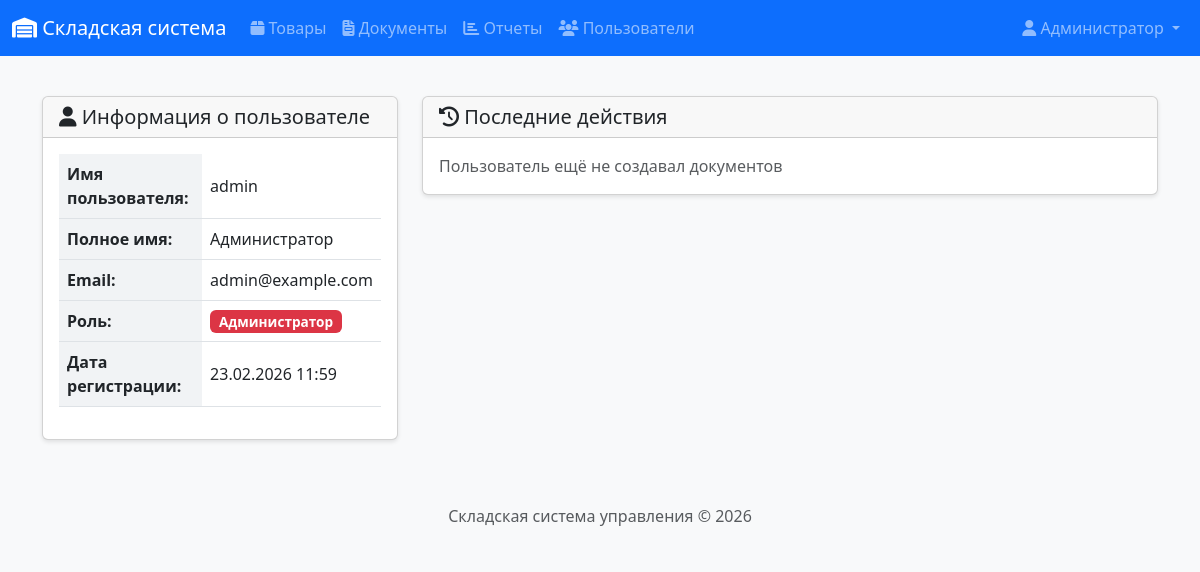
Page /auth/profile (signed in) on the committed database.
### app/models.py (models this page shows, shortened)
class User(UserMixin, db.Model):
    __tablename__ = 'users'
    id = db.Column(db.Integer, primary_key=True)
    username = db.Column(db.String(64), unique=True, nullable=False)
    email = db.Column(db.String(120), unique=True, nullable=False)
    password_hash = db.Column(db.String(256))
    full_name = db.Column(db.String(100))
    role = db.Column(db.String(20), default='manager')  # admin, manager, storekeeper
    created_at = db.Column(db.DateTime, default=datetime.utcnow)
    documents_created = db.relationship('Document', backref='author', lazy='dynamic')
    def is_admin(self):
        return self.role == 'admin'

### app/routes/auth.py (the view)
@bp.route('/profile')
@login_required
def profile():
    return render_template('auth/profile.html', title='Профиль', user=current_user)

### app/__init__.py (called while the page is built)
@login_manager.user_loader
def load_user(user_id):
    from app.models import User
    return User.query.get(int(user_id))

### app/templates/auth/profile.html (shortened to what this page needs)
{% extends "base.html" %}
{% block content %}
<div class="row">
    <div class="col-md-4">
        <div class="card">
            <div class="card-header">
                <h5 class="mb-0"><i class="fas fa-user"></i> Информация о пользователе</h5>
            </div>
            <div class="card-body">
                <table class="table">
                    <tr>
                        <th>Имя пользователя:</th>
                        <td>{{ user.username }}</td>
                    </tr>
                    <tr>
                        <th>Полное имя:</th>
                        <td>{{ user.full_name or 'Не указано' }}</td>
                    </tr>
                    <tr>
                        <th>Email:</th>
                        <td>{{ user.email }}</td>
                    </tr>
                    <tr>
                        <th>Роль:</th>
                        <td>
                            {% if user.role == 'admin' %}
                                <span class="badge bg-danger">Администратор</span>
                            {% elif user.role == 'manager' %}
                                <span class="badge bg-primary">Менеджер</span>
                            {% else %}
                                <span class="badge bg-secondary">Кладовщик</span>
                            {% endif %}
                        </td>
                    </tr>
                    <tr>
                        <th>Дата регистрации:</th>
                        <td>{{ user.created_at.strftime('%d.%m.%Y %H:%M') }}</td>
                    </tr>
                </table>
            </div>
        </div>
    </div>
    <div class="col-md-8">
        <div class="card">
            <div class="card-header">
                <h5 class="mb-0"><i class="fas fa-history"></i> Последние действия</h5>
            </div>
            <div class="card-body">
                {% if user.documents_created.count() > 0 %}
                <div class="table-responsive">
                    <table class="table">
                        <thead>
                            <tr>
                                <th>№ документа</th>
                                <th>Дата</th>
                                <th>Тип</th>
                                <th>Статус</th>
                                <th>Сумма</th>
                            </tr>
                        </thead>
                        <tbody>
                            {% for doc in user.documents_created.order_by(Document.created_at.desc()).limit(10) %}
                            <tr>
                                <td>
                                    <a href="{{ url_for('documents.document_view', id=doc.id) }}">
                                        {{ doc.doc_number }}
                                    </a>
                                </td>
                                <td>{{ doc.doc_date.strftime('%d.%m.%Y') }}</td>
                                <td>
                                    {% if doc.doc_type == 'income' %}
                                        <span class="badge bg-success">Приход</span>
                                    {% else %}
                                        <span class="badge bg-danger">Расход</span>
                                    {% endif %}
                                </td>
                                <td>
                                    {% if doc.status == 'draft' %}
                                        <span class="badge bg-secondary">Черновик</span>
                                    {% elif doc.status == 'posted' %}
                                        <span class="badge bg-primary">Проведён</span>
                                    {% else %}
                                        <span class="badge bg-dark">Отменён</span>
                                    {% endif %}
                                </td>
                                <td>{{ doc.total_amount()|round(2) }}</td>
                            </tr>
                            {% endfor %}
                        </tbody>
                    </table>
                </div>
                {% else %}
                <p class="text-muted mb-0">Пользователь ещё не создавал документов</p>
                {% endif %}
            </div>
        </div>
    </div>
</div>
{% endblock %}

### app/templates/base.html (shortened to what this page needs)
<!DOCTYPE html>
<html lang="ru">
<head>
    <link href="https://cdn.jsdelivr.net/npm/bootstrap@5.3.0/dist/css/bootstrap.min.css" rel="stylesheet">
    <link rel="stylesheet" href="https://cdnjs.cloudflare.com/ajax/libs/font-awesome/6.4.0/css/all.min.css">
    <link rel="stylesheet" href="{{ url_for('static', filename='css/style.css') }}">
</head>
<body>
    <nav class="navbar navbar-expand-lg navbar-dark bg-primary">
        <div class="container-fluid">
            <a class="navbar-brand" href="{{ url_for('index') }}">
                <i class="fas fa-warehouse"></i> Складская система
            </a>
            <div class="collapse navbar-collapse" id="navbarNav">
                {% if current_user.is_authenticated %}
                <ul class="navbar-nav me-auto">
                    <li class="nav-item">
                        <a class="nav-link" href="{{ url_for('products.product_list') }}">
                            <i class="fas fa-box"></i> Товары
                        </a>
                    </li>
                    <li class="nav-item">
                        <a class="nav-link" href="{{ url_for('documents.document_list') }}">
                            <i class="fas fa-file-invoice"></i> Документы
                        </a>
                    </li>
                    <li class="nav-item">
                        <a class="nav-link" href="{{ url_for('reports.stock_report') }}">
                            <i class="fas fa-chart-bar"></i> Отчеты
                        </a>
                    </li>
                    {% if current_user.is_admin() %}
                    <li class="nav-item">
                        <a class="nav-link" href="{{ url_for('auth.user_list') }}">
                            <i class="fas fa-users"></i> Пользователи
                        </a>
                    </li>
                    {% endif %}
                </ul>
                <ul class="navbar-nav">
                    <li class="nav-item dropdown">
                        <a class="nav-link dropdown-toggle" href="#" role="button" data-bs-toggle="dropdown">
                            <i class="fas fa-user"></i> {{ current_user.full_name or current_user.username }}
                        </a>
                    </li>
                </ul>
                {% endif %}
            </div>
        </div>
    </nav>
    <main class="container mt-4">
        {% block content %}{% endblock %}
    </main>
    <footer class="footer mt-5 py-3 bg-light">
        <div class="container text-center">
            <span class="text-muted">Складская система управления &copy; 2026</span>
        </div>
    </footer>
</body>
</html>

### app/static/css/style.css (style rules this page uses)
body { font-family: 'Segoe UI', Tahoma, Geneva, Verdana, sans-serif; background-color: #f8f9fa; min-height: 100vh; display: flex; flex-direction: column; margin: 0; padding: 0; }
.footer { margin-top: auto; width: 100%; background-color: #f8f9fa; padding: 1rem 0; text-align: center; }
.card { box-shadow: 0 2px 4px rgba(0,0,0,0.1); transition: transform 0.2s; }
.table th { background-color: #f1f3f5; font-weight: 600; }
.table td { vertical-align: middle; }
.badge { font-size: 0.85em; padding: 0.35em 0.65em; display: inline-block; white-space: nowrap; }
p, strong, span, div { white-space: normal; word-break: normal; }

### rows in the picture
User: full_name "Администратор", username "admin", email "admin@example.com", created_at "23.02.2026 11:59"
